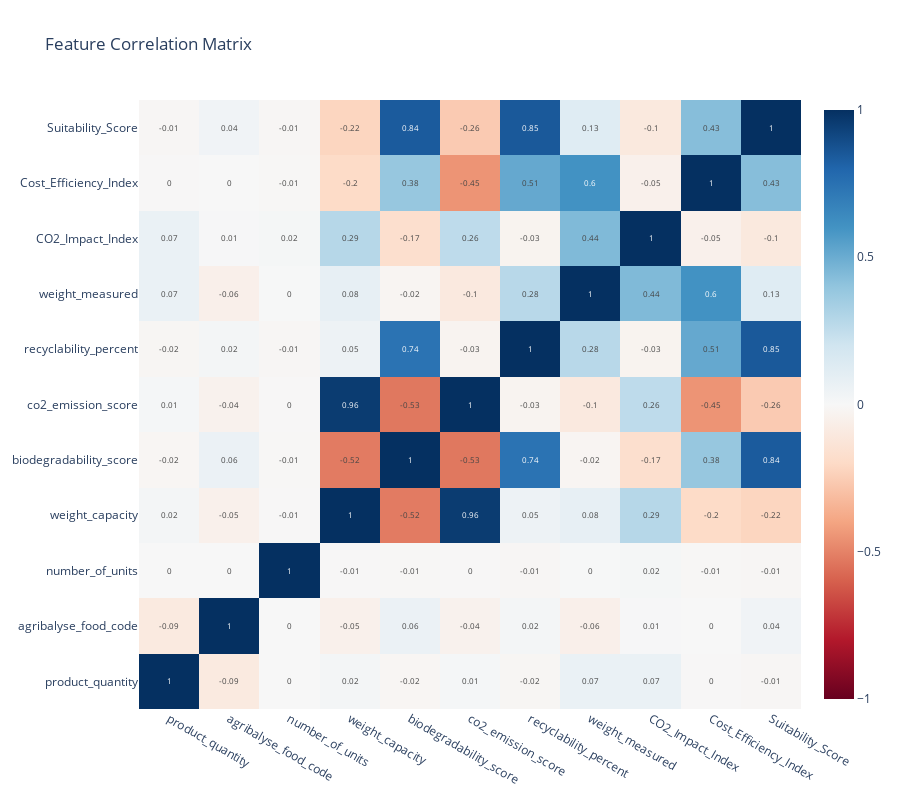

The notebook cell this image was saved under:
### Code cell
print("\n[Chart 6] Correlation Heatmap")
corr_cols = numeric_features + target_cols
corr_matrix = df[corr_cols].corr()

fig6 = go.Figure(data=go.Heatmap(
    z=corr_matrix.values,
    x=corr_matrix.columns,
    y=corr_matrix.columns,
    colorscale='RdBu',
    zmid=0,
    text=np.round(corr_matrix.values, 2),
    texttemplate='%{text}',
    textfont={"size": 8}
))
fig6.update_layout(title='Feature Correlation Matrix', height=800, width=900)
fig6.show()

### Figure 1 — Plotly figure (JSON) as saved in the notebook; plotly's stock layout.template omitted (floating-point values rounded to 4 significant figures)
{"data": [{"colorscale": [[0, "rgb(103,0,31)"], [0.1, "rgb(178,24,43)"], [0.2, "rgb(214,96,77)"], [0.3, "rgb(244,165,130)"], [0.4, "rgb(253,219,199)"], [0.5, "rgb(247,247,247)"], [0.6, "rgb(209,229,240)"], [0.7, "rgb(146,197,222)"], [0.8, "rgb(67,147,195)"], [0.9, "rgb(33,102,172)"], [1, "rgb(5,48,97)"]], "text": [[1, -0.09, 0, 0.02, -0.02, 0.01, -0.02, 0.07, 0.07, 0, -0.01], [-0.09, 1, 0, -0.05, 0.06, -0.04, 0.02, -0.06, 0.01, 0, 0.04], [0, 0, 1, -0.01, -0.01, 0, -0.01, 0, 0.02, -0.01, -0.01], [0.02, -0.05, -0.01, 1, -0.52, 0.96, 0.05, 0.08, 0.29, -0.2, -0.22], [-0.02, 0.06, -0.01, -0.52, 1, -0.53, 0.74, -0.02, -0.17, 0.38, 0.84], [0.01, -0.04, 0, 0.96, -0.53, 1, -0.03, -0.1, 0.26, -0.45, -0.26], [-0.02, 0.02, -0.01, 0.05, 0.74, -0.03, 1, 0.28, -0.03, 0.51, 0.85], [0.07, -0.06, 0, 0.08, -0.02, -0.1, 0.28, 1, 0.44, 0.6, 0.13], [0.07, 0.01, 0.02, 0.29, -0.17, 0.26, -0.03, 0.44, 1, -0.05, -0.1], [0, 0, -0.01, -0.2, 0.38, -0.45, 0.51, 0.6, -0.05, 1, 0.43], [-0.01, 0.04, -0.01, -0.22, 0.84, -0.26, 0.85, 0.13, -0.1, 0.43, 1]], "textfont": {"size": 8}, "texttemplate": "%{text}", "type": "heatmap", "x": ["product_quantity", "agribalyse_food_code", "number_of_units", "weight_capacity", "biodegradability_score", "co2_emission_score", "recyclability_percent", "weight_measured", "CO2_Impact_Index", "Cost_Efficiency_Index", "Suitability_Score"], "y": ["product_quantity", "agribalyse_food_code", "number_of_units", "weight_capacity", "biodegradability_score", "co2_emission_score", "recyclability_percent", "weight_measured", "CO2_Impact_Index", "Cost_Efficiency_Index", "Suitability_Score"], "z": [[1, -0.09444, 1.726e-05, 0.01851, -0.01754, 0.01339, -0.01514, 0.06965, 0.06884, -0.003908, -0.01227], [-0.09444, 1, 0.0004559, -0.0519, 0.06484, -0.04145, 0.02329, -0.05501, 0.005852, 0.0005206, 0.03918], [1.726e-05, 0.0004559, 1, -0.005597, -0.008277, -0.003636, -0.01363, 0.004461, 0.01505, -0.007578, -0.01105], [0.01851, -0.0519, -0.005597, 1, -0.5222, 0.9562, 0.05485, 0.08366, 0.2857, -0.196, -0.2191], [-0.01754, 0.06484, -0.008277, -0.5222, 1, -0.5312, 0.7418, -0.01984, -0.1705, 0.3846, 0.8394], [0.01339, -0.04145, -0.003636, 0.9562, -0.5312, 1, -0.02966, -0.09967, 0.2604, -0.4498, -0.2622], [-0.01514, 0.02329, -0.01363, 0.05485, 0.7418, -0.02966, 1, 0.2801, -0.03159, 0.5143, 0.849], [0.06965, -0.05501, 0.004461, 0.08366, -0.01984, -0.09967, 0.2801, 1, 0.4447, 0.6033, 0.1251], [0.06884, 0.005852, 0.01505, 0.2857, -0.1705, 0.2604, -0.03159, 0.4447, 1, -0.05059, -0.1025], [-0.003908, 0.0005206, -0.007578, -0.196, 0.3846, -0.4498, 0.5143, 0.6033, -0.05059, 1, 0.4288], [-0.01227, 0.03918, -0.01105, -0.2191, 0.8394, -0.2622, 0.849, 0.1251, -0.1025, 0.4288, 1]], "zmid": 0}], "layout": {"height": 800, "title": {"text": "Feature Correlation Matrix"}, "width": 900}}
